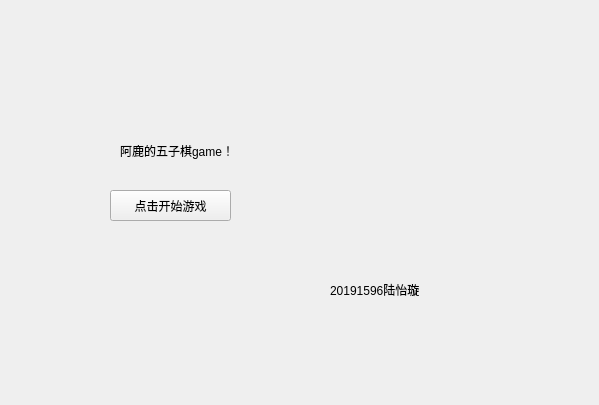
<?xml version="1.0" encoding="UTF-8"?>
<ui version="4.0">
 <class>Begin</class>
 <widget class="QWidget" name="Begin">
  <property name="geometry">
   <rect>
    <x>0</x>
    <y>0</y>
    <width>599</width>
    <height>405</height>
   </rect>
  </property>
  <property name="windowTitle">
   <string>Form</string>
  </property>
  <widget class="QPushButton" name="btnPlay">
   <property name="geometry">
    <rect>
     <x>110</x>
     <y>190</y>
     <width>121</width>
     <height>31</height>
    </rect>
   </property>
   <property name="text">
    <string>点击开始游戏</string>
   </property>
  </widget>
  <widget class="QLabel" name="label_3">
   <property name="geometry">
    <rect>
     <x>330</x>
     <y>280</y>
     <width>101</width>
     <height>20</height>
    </rect>
   </property>
   <property name="text">
    <string>20191596陆怡璇</string>
   </property>
  </widget>
  <widget class="QLabel" name="label">
   <property name="geometry">
    <rect>
     <x>120</x>
     <y>120</y>
     <width>171</width>
     <height>61</height>
    </rect>
   </property>
   <property name="text">
    <string>阿鹿的五子棋game！</string>
   </property>
  </widget>
  <widget class="QLabel" name="label_2">
   <property name="geometry">
    <rect>
     <x>310</x>
     <y>90</y>
     <width>201</width>
     <height>201</height>
    </rect>
   </property>
   <property name="text">
    <string/>
   </property>
   <property name="pixmap">
    <pixmap resource="picture.qrc">:/开始的副本.jpg</pixmap>
   </property>
  </widget>
 </widget>
 <resources>
  <include location="picture.qrc"/>
 </resources>
 <connections/>
</ui>
